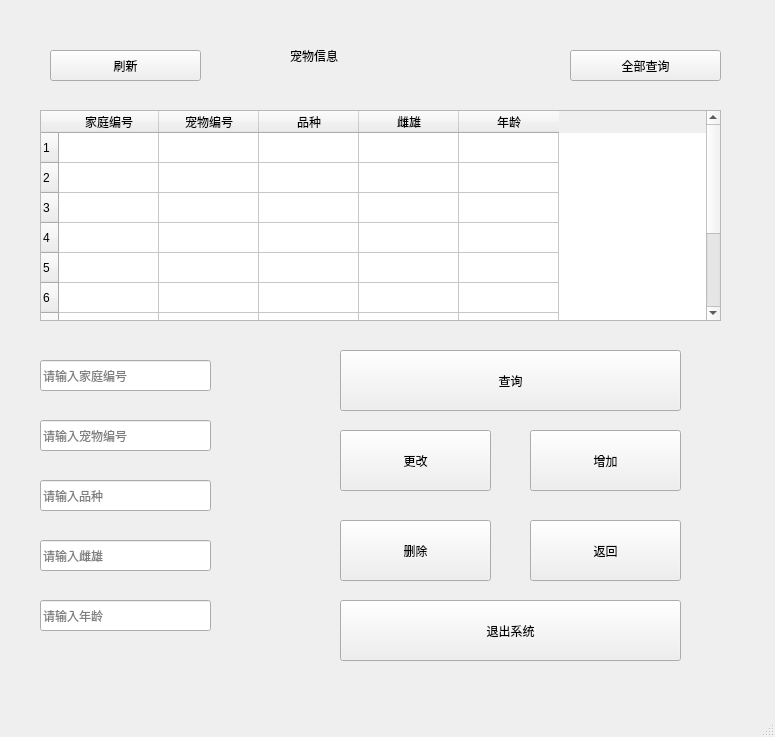
<?xml version="1.0" encoding="UTF-8"?>
<ui version="4.0">
 <class>MainWindow</class>
 <widget class="QMainWindow" name="MainWindow">
  <property name="geometry">
   <rect>
    <x>0</x>
    <y>0</y>
    <width>775</width>
    <height>737</height>
   </rect>
  </property>
  <property name="minimumSize">
   <size>
    <width>775</width>
    <height>737</height>
   </size>
  </property>
  <property name="maximumSize">
   <size>
    <width>775</width>
    <height>737</height>
   </size>
  </property>
  <property name="windowTitle">
   <string>root_宠物信息</string>
  </property>
  <widget class="QWidget" name="centralwidget">
   <widget class="QLabel" name="label">
    <property name="geometry">
     <rect>
      <x>290</x>
      <y>40</y>
      <width>191</width>
      <height>31</height>
     </rect>
    </property>
    <property name="styleSheet">
     <string notr="true">font: 18pt &quot;Arial&quot;;</string>
    </property>
    <property name="text">
     <string>宠物信息</string>
    </property>
   </widget>
   <widget class="QTableWidget" name="tableWidget">
    <property name="geometry">
     <rect>
      <x>40</x>
      <y>110</y>
      <width>681</width>
      <height>211</height>
     </rect>
    </property>
    <row>
     <property name="text">
      <string>1</string>
     </property>
    </row>
    <row>
     <property name="text">
      <string>2</string>
     </property>
    </row>
    <row>
     <property name="text">
      <string>3</string>
     </property>
    </row>
    <row>
     <property name="text">
      <string>4</string>
     </property>
    </row>
    <row>
     <property name="text">
      <string>5</string>
     </property>
    </row>
    <row>
     <property name="text">
      <string>6</string>
     </property>
    </row>
    <row>
     <property name="text">
      <string>7</string>
     </property>
    </row>
    <row>
     <property name="text">
      <string>8</string>
     </property>
    </row>
    <row>
     <property name="text">
      <string>9</string>
     </property>
    </row>
    <row>
     <property name="text">
      <string>10</string>
     </property>
    </row>
    <column>
     <property name="text">
      <string>家庭编号</string>
     </property>
    </column>
    <column>
     <property name="text">
      <string>宠物编号</string>
     </property>
    </column>
    <column>
     <property name="text">
      <string>品种</string>
     </property>
    </column>
    <column>
     <property name="text">
      <string>雌雄</string>
     </property>
    </column>
    <column>
     <property name="text">
      <string>年龄</string>
     </property>
    </column>
   </widget>
   <widget class="QPushButton" name="pushButton">
    <property name="geometry">
     <rect>
      <x>570</x>
      <y>50</y>
      <width>151</width>
      <height>31</height>
     </rect>
    </property>
    <property name="text">
     <string>全部查询</string>
    </property>
   </widget>
   <widget class="QLabel" name="label_2">
    <property name="geometry">
     <rect>
      <x>100</x>
      <y>370</y>
      <width>141</width>
      <height>31</height>
     </rect>
    </property>
    <property name="text">
     <string/>
    </property>
   </widget>
   <widget class="QLineEdit" name="lineEdit">
    <property name="geometry">
     <rect>
      <x>40</x>
      <y>360</y>
      <width>171</width>
      <height>31</height>
     </rect>
    </property>
    <property name="placeholderText">
     <string>请输入家庭编号</string>
    </property>
   </widget>
   <widget class="QLineEdit" name="lineEdit_2">
    <property name="geometry">
     <rect>
      <x>40</x>
      <y>420</y>
      <width>171</width>
      <height>31</height>
     </rect>
    </property>
    <property name="placeholderText">
     <string>请输入宠物编号</string>
    </property>
   </widget>
   <widget class="QLineEdit" name="lineEdit_3">
    <property name="geometry">
     <rect>
      <x>40</x>
      <y>480</y>
      <width>171</width>
      <height>31</height>
     </rect>
    </property>
    <property name="placeholderText">
     <string>请输入品种</string>
    </property>
   </widget>
   <widget class="QLineEdit" name="lineEdit_4">
    <property name="geometry">
     <rect>
      <x>40</x>
      <y>540</y>
      <width>171</width>
      <height>31</height>
     </rect>
    </property>
    <property name="placeholderText">
     <string>请输入雌雄</string>
    </property>
   </widget>
   <widget class="QPushButton" name="pushButton_4">
    <property name="geometry">
     <rect>
      <x>340</x>
      <y>430</y>
      <width>151</width>
      <height>61</height>
     </rect>
    </property>
    <property name="styleSheet">
     <string notr="true">font: 18pt &quot;Arial&quot;;</string>
    </property>
    <property name="text">
     <string>更改</string>
    </property>
   </widget>
   <widget class="QLineEdit" name="lineEdit_5">
    <property name="geometry">
     <rect>
      <x>40</x>
      <y>600</y>
      <width>171</width>
      <height>31</height>
     </rect>
    </property>
    <property name="placeholderText">
     <string>请输入年龄</string>
    </property>
   </widget>
   <widget class="QPushButton" name="pushButton_5">
    <property name="geometry">
     <rect>
      <x>530</x>
      <y>430</y>
      <width>151</width>
      <height>61</height>
     </rect>
    </property>
    <property name="styleSheet">
     <string notr="true">font: 18pt &quot;Arial&quot;;</string>
    </property>
    <property name="text">
     <string>增加</string>
    </property>
   </widget>
   <widget class="QPushButton" name="pushButton_6">
    <property name="geometry">
     <rect>
      <x>340</x>
      <y>520</y>
      <width>151</width>
      <height>61</height>
     </rect>
    </property>
    <property name="styleSheet">
     <string notr="true">font: 18pt &quot;Arial&quot;;</string>
    </property>
    <property name="text">
     <string>删除</string>
    </property>
   </widget>
   <widget class="QPushButton" name="pushButton_3">
    <property name="geometry">
     <rect>
      <x>340</x>
      <y>350</y>
      <width>341</width>
      <height>61</height>
     </rect>
    </property>
    <property name="styleSheet">
     <string notr="true">font: 18pt &quot;Arial&quot;;</string>
    </property>
    <property name="text">
     <string>查询</string>
    </property>
   </widget>
   <widget class="QPushButton" name="pushButton_7">
    <property name="geometry">
     <rect>
      <x>530</x>
      <y>520</y>
      <width>151</width>
      <height>61</height>
     </rect>
    </property>
    <property name="styleSheet">
     <string notr="true">font: 18pt &quot;Arial&quot;;</string>
    </property>
    <property name="text">
     <string>返回</string>
    </property>
   </widget>
   <widget class="QPushButton" name="pushButton_9">
    <property name="geometry">
     <rect>
      <x>340</x>
      <y>600</y>
      <width>341</width>
      <height>61</height>
     </rect>
    </property>
    <property name="styleSheet">
     <string notr="true">font: 18pt &quot;Arial&quot;;</string>
    </property>
    <property name="text">
     <string>退出系统</string>
    </property>
   </widget>
   <widget class="QPushButton" name="pushButton_2">
    <property name="geometry">
     <rect>
      <x>50</x>
      <y>50</y>
      <width>151</width>
      <height>31</height>
     </rect>
    </property>
    <property name="text">
     <string>刷新</string>
    </property>
   </widget>
  </widget>
  <widget class="QMenuBar" name="menubar">
   <property name="geometry">
    <rect>
     <x>0</x>
     <y>0</y>
     <width>775</width>
     <height>26</height>
    </rect>
   </property>
  </widget>
  <widget class="QStatusBar" name="statusbar"/>
 </widget>
 <resources/>
 <connections/>
</ui>
